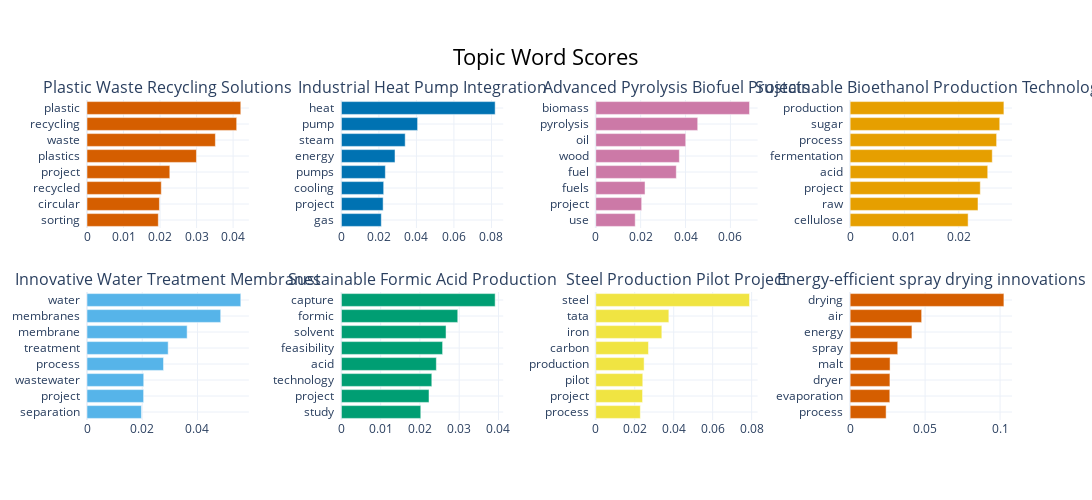

Notebook code for this chart:
### Markdown cell above
#### **TOPIC BARCHART** <a class="anchor" id="topic_barchart"></a>

### Code cell
topic_model.visualize_barchart(top_n_topics=8, n_words=10, custom_labels=True, width=400)

### Figure 1 — Plotly figure (JSON) as saved in the notebook; plotly's stock layout.template omitted (floating-point values rounded to 4 significant figures)
{"data": [{"marker": {"color": "#D55E00"}, "orientation": "h", "type": "bar", "x": [0.01953, 0.01983, 0.02034, 0.02267, 0.02996, 0.03515, 0.04098, 0.0421], "xaxis": "x", "y": ["sorting  ", "circular  ", "recycled  ", "project  ", "plastics  ", "waste  ", "recycling  ", "plastic  "], "yaxis": "y"}, {"marker": {"color": "#0072B2"}, "orientation": "h", "type": "bar", "x": [0.02128, 0.02226, 0.02255, 0.02344, 0.02859, 0.03402, 0.04063, 0.08197], "xaxis": "x2", "y": ["gas  ", "project  ", "cooling  ", "pumps  ", "energy  ", "steam  ", "pump  ", "heat  "], "yaxis": "y2"}, {"marker": {"color": "#CC79A7"}, "orientation": "h", "type": "bar", "x": [0.01758, 0.02046, 0.02195, 0.03589, 0.03724, 0.04008, 0.04542, 0.06851], "xaxis": "x3", "y": ["use  ", "project  ", "fuels  ", "fuel  ", "wood  ", "oil  ", "pyrolysis  ", "biomass  "], "yaxis": "y3"}, {"marker": {"color": "#E69F00"}, "orientation": "h", "type": "bar", "x": [0.02172, 0.02354, 0.02397, 0.02533, 0.02617, 0.02697, 0.02755, 0.02831], "xaxis": "x4", "y": ["cellulose  ", "raw  ", "project  ", "acid  ", "fermentation  ", "process  ", "sugar  ", "production  "], "yaxis": "y4"}, {"marker": {"color": "#56B4E9"}, "orientation": "h", "type": "bar", "x": [0.01972, 0.0205, 0.02054, 0.02771, 0.02939, 0.03626, 0.04842, 0.05569], "xaxis": "x5", "y": ["separation  ", "project  ", "wastewater  ", "process  ", "treatment  ", "membrane  ", "membranes  ", "water  "], "yaxis": "y5"}, {"marker": {"color": "#009E73"}, "orientation": "h", "type": "bar", "x": [0.02022, 0.02231, 0.02302, 0.02418, 0.02578, 0.02665, 0.02963, 0.03916], "xaxis": "x6", "y": ["study  ", "project  ", "technology  ", "acid  ", "feasibility  ", "solvent  ", "formic  ", "capture  "], "yaxis": "y6"}, {"marker": {"color": "#F0E442"}, "orientation": "h", "type": "bar", "x": [0.02289, 0.02403, 0.02413, 0.02483, 0.02705, 0.03391, 0.03752, 0.07893], "xaxis": "x7", "y": ["process  ", "project  ", "pilot  ", "production  ", "carbon  ", "iron  ", "tata  ", "steel  "], "yaxis": "y7"}, {"marker": {"color": "#D55E00"}, "orientation": "h", "type": "bar", "x": [0.024, 0.02647, 0.02654, 0.02664, 0.03175, 0.04122, 0.0477, 0.1026], "xaxis": "x8", "y": ["process  ", "evaporation  ", "dryer  ", "malt  ", "spray  ", "energy  ", "air  ", "drying  "], "yaxis": "y8"}], "layout": {"annotations": [{"font": {"size": 16}, "showarrow": false, "text": "Plastic Waste Recycling Solutions", "x": 0.0875, "xanchor": "center", "xref": "paper", "y": 1, "yanchor": "bottom", "yref": "paper"}, {"font": {"size": 16}, "showarrow": false, "text": "Industrial Heat Pump Integration", "x": 0.3625, "xanchor": "center", "xref": "paper", "y": 1, "yanchor": "bottom", "yref": "paper"}, {"font": {"size": 16}, "showarrow": false, "text": "Advanced Pyrolysis Biofuel Projects", "x": 0.6375, "xanchor": "center", "xref": "paper", "y": 1, "yanchor": "bottom", "yref": "paper"}, {"font": {"size": 16}, "showarrow": false, "text": "Sustainable Bioethanol Production Technology", "x": 0.9125, "xanchor": "center", "xref": "paper", "y": 1, "yanchor": "bottom", "yref": "paper"}, {"font": {"size": 16}, "showarrow": false, "text": "Innovative Water Treatment Membranes", "x": 0.0875, "xanchor": "center", "xref": "paper", "y": 0.4, "yanchor": "bottom", "yref": "paper"}, {"font": {"size": 16}, "showarrow": false, "text": "Sustainable Formic Acid Production", "x": 0.3625, "xanchor": "center", "xref": "paper", "y": 0.4, "yanchor": "bottom", "yref": "paper"}, {"font": {"size": 16}, "showarrow": false, "text": "Steel Production Pilot Project", "x": 0.6375, "xanchor": "center", "xref": "paper", "y": 0.4, "yanchor": "bottom", "yref": "paper"}, {"font": {"size": 16}, "showarrow": false, "text": "Energy-efficient spray drying innovations", "x": 0.9125, "xanchor": "center", "xref": "paper", "y": 0.4, "yanchor": "bottom", "yref": "paper"}], "height": 500, "hoverlabel": {"bgcolor": "white", "font": {"family": "Rockwell", "size": 16}}, "showlegend": false, "title": {"font": {"color": "Black", "size": 22}, "text": "Topic Word Scores", "x": 0.5, "xanchor": "center", "yanchor": "top"}, "width": 1600, "xaxis": {"anchor": "y", "domain": [0, 0.175], "showgrid": true}, "xaxis2": {"anchor": "y2", "domain": [0.275, 0.45], "showgrid": true}, "xaxis3": {"anchor": "y3", "domain": [0.55, 0.725], "showgrid": true}, "xaxis4": {"anchor": "y4", "domain": [0.825, 1], "showgrid": true}, "xaxis5": {"anchor": "y5", "domain": [0, 0.175], "showgrid": true}, "xaxis6": {"anchor": "y6", "domain": [0.275, 0.45], "showgrid": true}, "xaxis7": {"anchor": "y7", "domain": [0.55, 0.725], "showgrid": true}, "xaxis8": {"anchor": "y8", "domain": [0.825, 1], "showgrid": true}, "yaxis": {"anchor": "x", "domain": [0.6, 1], "showgrid": true}, "yaxis2": {"anchor": "x2", "domain": [0.6, 1], "showgrid": true}, "yaxis3": {"anchor": "x3", "domain": [0.6, 1], "showgrid": true}, "yaxis4": {"anchor": "x4", "domain": [0.6, 1], "showgrid": true}, "yaxis5": {"anchor": "x5", "domain": [0, 0.4], "showgrid": true}, "yaxis6": {"anchor": "x6", "domain": [0, 0.4], "showgrid": true}, "yaxis7": {"anchor": "x7", "domain": [0, 0.4], "showgrid": true}, "yaxis8": {"anchor": "x8", "domain": [0, 0.4], "showgrid": true}}}
